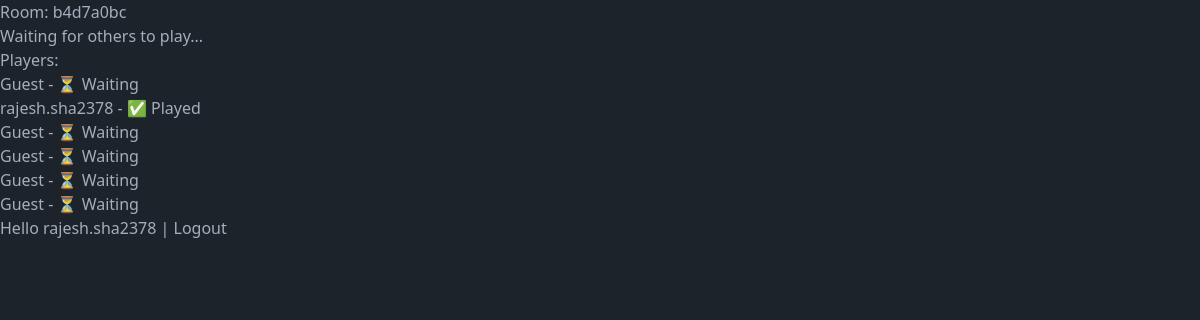
Page /room/b4d7a0bc/ (signed in) on the committed database.
### home/models.py (models this page shows, shortened)
class GameRoom(models.Model):
    room_code = models.CharField(max_length=8, unique=True, default=uuid.uuid4)
    is_active = models.BooleanField(default=True)
    created_at = models.DateTimeField(auto_now_add=True)
    game_started = models.BooleanField(default=False)

class Player(models.Model):
    user = models.ForeignKey(User, on_delete=models.CASCADE, null=True, blank=True)
    room = models.ForeignKey(GameRoom, on_delete=models.CASCADE)
    card = models.JSONField(null=True, blank=True)
    total_score = models.IntegerField(default=0)
    has_played = models.BooleanField(default=False)
    is_bot = models.BooleanField(default=False)
    score = models.IntegerField(default=0)

### home/views.py (the view, shortened to what this page needs)
# urls.py: path('room/<str:room_code>/', views.room, name='room'),
def room(request, room_code):
    room = get_object_or_404(GameRoom, room_code=room_code)
    players = Player.objects.filter(room=room)
    current_player = None
    if request.user.is_authenticated:
        current_player = players.filter(user=request.user).first()
    players = Player.objects.filter(room=room)
    waiting_for_more_players = players.count() < 3
    if all(p.has_played for p in players) and room.game_started:
        return redirect(f"/reveal/{room.room_code}/")
    evaluated = []
    for p in players:
        if len(p.card) == 3:
            hand_rank = evaluate_hand(p.card)
            evaluated.append((p, hand_rank))
    winner_player = None
    if evaluated:
        winner_player, _ = max(
            evaluated,
            key=lambda x: (-x[1][0], x[1][1])
        )
    return render(request, "home/room.html", {
        "room_code": room.room_code,
        "players": players,
        "current_player": current_player,
        "evaluated": evaluated,
        "winner": winner_player,
        "waiting_for_more_players": waiting_for_more_players,
        "player_count": players.count(),
    })

### home/utils.py (called while the page is built)
def evaluate_hand(hand):
    rank_order = {r: i for i, r in enumerate(RANKS)}
    values = sorted([rank_order[c[:-1]] for c in hand], reverse=True)
    suits  = [c[-1] for c in hand]
    ranks  = [c[:-1] for c in hand]
    is_trail         = (len(set(ranks)) == 1)
    is_flush         = (len(set(suits)) == 1)
    seq              = is_sequence(values)
    is_pure_sequence = seq and is_flush
    is_pair          = (len(set(ranks)) == 2)
    if is_trail:
        return (1, values)
    if is_pure_sequence:
        return (2, values)
    if seq:
        return (3, values)
    if is_flush:
        return (4, values)
    if is_pair:
        return (5, values)
    return (6, values)

def is_sequence(values):
    sorted_vals = sorted(values)
    if sorted_vals == list(range(sorted_vals[0], sorted_vals[0] + 3)):
        return True
    return sorted_vals == [0, 1, 12]

### home/templates/home/room.html (shortened to what this page needs)
{% extends "home/base.html" %}
{% block content %}
<h1>Room: {{ room_code }}</h1>
{% if not waiting_for_more_players %}
  {% if not current_player.has_played %}
    <form method="post" action="/play/{{ room_code }}/">
      {% csrf_token %}
      <button type="submit">Play My Card</button>
    </form>
  {% else %}
    <p>Waiting for others to play...</p>
  {% endif %}
{% else %}
  <p>Waiting for players to join... ({{ players|length }}/3)</p>
{% endif %}
<h3>Players:</h3>
<ul>
  {% for p in players %}
    <li>
      {% if p.is_bot %}
        🤖 Bot
      {% elif p.user %}
        {{ p.user.username|default:p.user.email }}
      {% else %}
        Guest
      {% endif %}
      - {% if p.has_played %} ✅ Played {% else %} ⏳ Waiting {% endif %}
    </li>
  {% endfor %}
</ul>
{% endblock %}

### home/templates/home/base.html (shortened to what this page needs)
{% load static %}
<html lang="en" data-theme="dark">
    <head>
        <link rel="stylesheet" href="{% static 'css/output.css' %}">
    </head>
    <body>
        {% block content %}
        {% endblock %}
    </body>
</html>
{% if request.user.is_authenticated %}
  Hello {{ request.user.username }} |
  <a href="{% url 'logout' %}?next=/">Logout</a>
{% else %}
  <a href="{% url 'social:begin' 'auth0' %}">Login with Auth0</a>
{% endif %}

### rows in the picture
GameRoom: room_code "b4d7a0bc"
Player: is_bot "Guest", has_played "⏳ Waiting"
Player: user.username "rajesh.sha2378", has_played "✅ Played"
Player: is_bot "Guest", has_played "⏳ Waiting"
Player: is_bot "Guest", has_played "⏳ Waiting"
Player: is_bot "Guest", has_played "⏳ Waiting"
Player: is_bot "Guest", has_played "⏳ Waiting"

### other values in the picture
{{ request.user.username }} "rajesh.sha2378"
